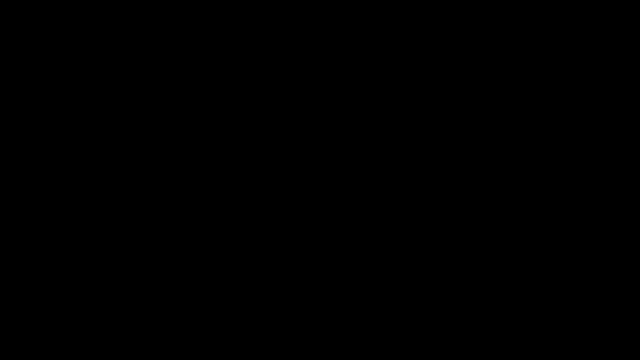
Frame 1 (no input)
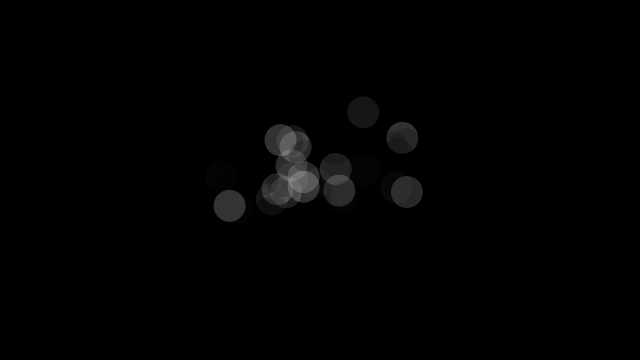
Frame 60 (the mouse pressed at the canvas centre just before this capture)
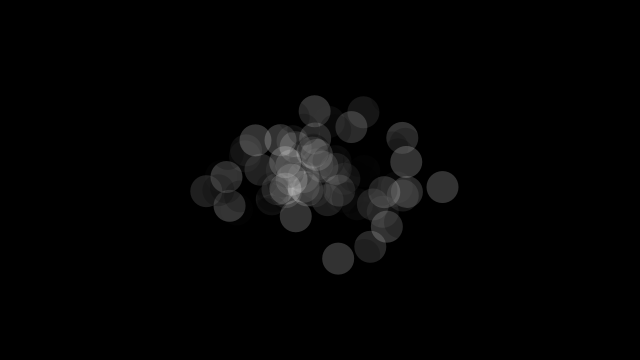
Frame 120 (the mouse held since frame 60 and released just before this capture)

The Processing sketch that drew these frames (run headless with seeded random() and noise(); from frame 60 on, the mouse is pressed at the canvas centre):

// Processing sketch: noc00_paint_splatter
// ── noc00_paint_splatter.pde
import java.util.Random;

Random generator;

void setup() {
  size(640,360);
  generator = new Random();
  background(0);
}

void draw() {
  float numX = (float)generator.nextGaussian();
  float numY = (float)generator.nextGaussian();
  float numC = (float)generator.nextGaussian();
  
  float sdX = 60;
  float sdY = 40;
  float meanX = width/2;
  float meanY = height/2;
  
  float x = sdX * numX + meanX;
  float y = sdY * numY + meanY;
  
  color rgb = color(numC*255,numC*255,numC*255);
  
  noStroke();
  fill(rgb,50);
  ellipse(x,y,32,32);
}
